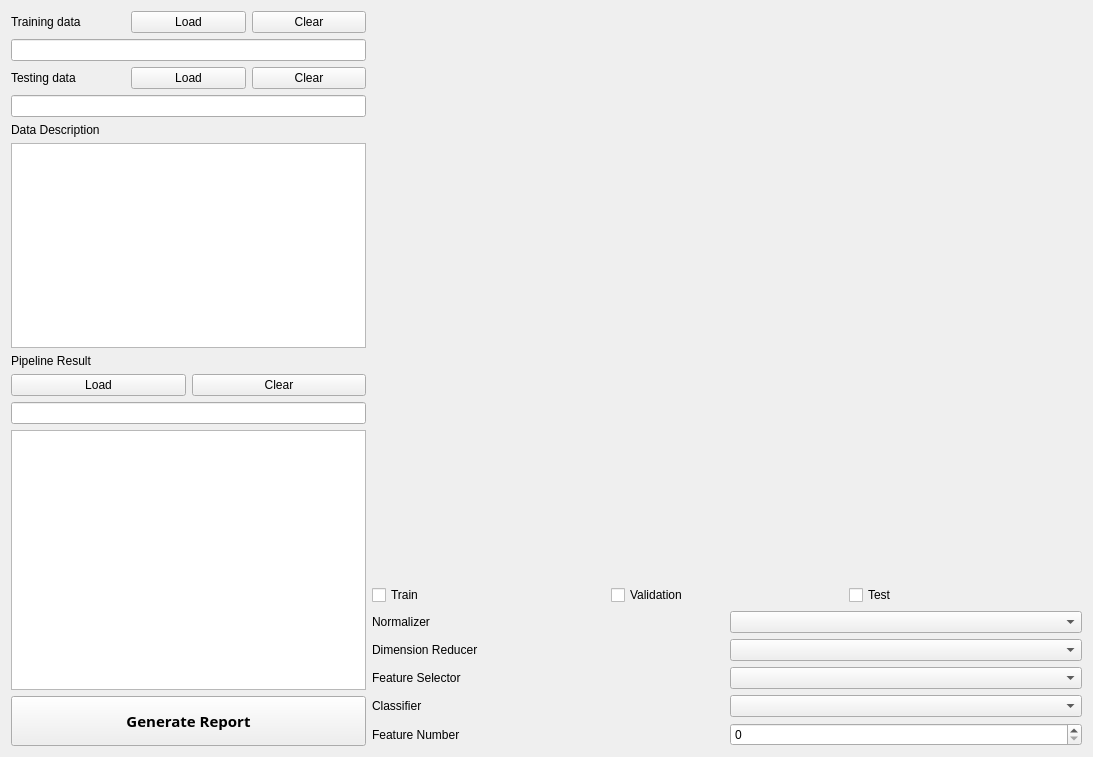
<?xml version="1.0" encoding="UTF-8"?>
<ui version="4.0">
 <class>Report</class>
 <widget class="QWidget" name="Report">
  <property name="geometry">
   <rect>
    <x>0</x>
    <y>0</y>
    <width>1093</width>
    <height>757</height>
   </rect>
  </property>
  <property name="windowTitle">
   <string>Report</string>
  </property>
  <layout class="QGridLayout" name="gridLayout_2">
   <item row="0" column="0">
    <layout class="QHBoxLayout" name="horizontalLayout_5" stretch="1,2">
     <item>
      <layout class="QVBoxLayout" name="verticalLayout_8" stretch="0,0,0">
       <item>
        <layout class="QVBoxLayout" name="verticalLayout">
         <item>
          <layout class="QVBoxLayout" name="verticalLayout_5">
           <item>
            <layout class="QVBoxLayout" name="verticalLayout_3">
             <item>
              <layout class="QHBoxLayout" name="horizontalLayout_2">
               <item>
                <widget class="QLabel" name="label">
                 <property name="text">
                  <string>Training data</string>
                 </property>
                </widget>
               </item>
               <item>
                <widget class="QPushButton" name="buttonLoadTrainingData">
                 <property name="text">
                  <string>Load</string>
                 </property>
                </widget>
               </item>
               <item>
                <widget class="QPushButton" name="buttonClearTrainingData">
                 <property name="text">
                  <string>Clear</string>
                 </property>
                </widget>
               </item>
              </layout>
             </item>
             <item>
              <widget class="QLineEdit" name="lineEditTrainingData">
               <property name="readOnly">
                <bool>true</bool>
               </property>
              </widget>
             </item>
            </layout>
           </item>
           <item>
            <layout class="QVBoxLayout" name="verticalLayout_4">
             <item>
              <layout class="QHBoxLayout" name="horizontalLayout_3">
               <item>
                <widget class="QLabel" name="label_2">
                 <property name="text">
                  <string>Testing data</string>
                 </property>
                </widget>
               </item>
               <item>
                <widget class="QPushButton" name="buttonLoadTestingData">
                 <property name="text">
                  <string>Load</string>
                 </property>
                </widget>
               </item>
               <item>
                <widget class="QPushButton" name="buttonClearTestingData">
                 <property name="text">
                  <string>Clear</string>
                 </property>
                </widget>
               </item>
              </layout>
             </item>
             <item>
              <widget class="QLineEdit" name="lineEditTestingData">
               <property name="readOnly">
                <bool>true</bool>
               </property>
              </widget>
             </item>
            </layout>
           </item>
          </layout>
         </item>
         <item>
          <layout class="QVBoxLayout" name="verticalLayout_6">
           <item>
            <widget class="QLabel" name="label_3">
             <property name="text">
              <string>Data Description</string>
             </property>
            </widget>
           </item>
           <item>
            <widget class="QTextEdit" name="textEditDataDescription"/>
           </item>
          </layout>
         </item>
        </layout>
       </item>
       <item>
        <layout class="QVBoxLayout" name="verticalLayout_2">
         <item>
          <widget class="QLabel" name="label_4">
           <property name="text">
            <string>Pipeline Result</string>
           </property>
          </widget>
         </item>
         <item>
          <layout class="QHBoxLayout" name="horizontalLayout">
           <item>
            <widget class="QPushButton" name="buttonLoadResult">
             <property name="text">
              <string>Load</string>
             </property>
            </widget>
           </item>
           <item>
            <widget class="QPushButton" name="buttonClearResult">
             <property name="text">
              <string>Clear</string>
             </property>
            </widget>
           </item>
          </layout>
         </item>
         <item>
          <widget class="QLineEdit" name="lineEditResultPath">
           <property name="readOnly">
            <bool>true</bool>
           </property>
          </widget>
         </item>
         <item>
          <widget class="QTextEdit" name="textEditDescription"/>
         </item>
        </layout>
       </item>
       <item>
        <widget class="QPushButton" name="buttonGenerate">
         <property name="minimumSize">
          <size>
           <width>0</width>
           <height>50</height>
          </size>
         </property>
         <property name="font">
          <font>
           <family>Adobe Devanagari</family>
           <pointsize>11</pointsize>
           <weight>75</weight>
           <bold>true</bold>
          </font>
         </property>
         <property name="text">
          <string>Generate Report</string>
         </property>
        </widget>
       </item>
      </layout>
     </item>
     <item>
      <layout class="QVBoxLayout" name="verticalLayout_7" stretch="15,1,5">
       <item>
        <widget class="MatplotlibWidget" name="canvasROC" native="true">
         <property name="minimumSize">
          <size>
           <width>400</width>
           <height>400</height>
          </size>
         </property>
        </widget>
       </item>
       <item>
        <layout class="QHBoxLayout" name="horizontalLayout_4">
         <item>
          <widget class="QCheckBox" name="checkROCTrain">
           <property name="text">
            <string>Train</string>
           </property>
          </widget>
         </item>
         <item>
          <widget class="QCheckBox" name="checkROCValidation">
           <property name="text">
            <string>Validation</string>
           </property>
          </widget>
         </item>
         <item>
          <widget class="QCheckBox" name="checkROCTest">
           <property name="text">
            <string>Test</string>
           </property>
          </widget>
         </item>
        </layout>
       </item>
       <item>
        <layout class="QGridLayout" name="gridLayout">
         <item row="2" column="0">
          <widget class="QLabel" name="label_8">
           <property name="text">
            <string>Feature Selector</string>
           </property>
          </widget>
         </item>
         <item row="2" column="1">
          <widget class="QComboBox" name="comboFeatureSelector"/>
         </item>
         <item row="4" column="0">
          <widget class="QLabel" name="label_10">
           <property name="text">
            <string>Feature Number</string>
           </property>
          </widget>
         </item>
         <item row="3" column="0">
          <widget class="QLabel" name="label_9">
           <property name="text">
            <string>Classifier</string>
           </property>
          </widget>
         </item>
         <item row="1" column="1">
          <widget class="QComboBox" name="comboDimensionReduction"/>
         </item>
         <item row="1" column="0">
          <widget class="QLabel" name="label_7">
           <property name="text">
            <string>Dimension Reducer</string>
           </property>
          </widget>
         </item>
         <item row="0" column="1">
          <widget class="QComboBox" name="comboNormalizer"/>
         </item>
         <item row="0" column="0">
          <widget class="QLabel" name="label_6">
           <property name="text">
            <string>Normalizer</string>
           </property>
          </widget>
         </item>
         <item row="3" column="1">
          <widget class="QComboBox" name="comboClassifier"/>
         </item>
         <item row="4" column="1">
          <widget class="QSpinBox" name="spinBoxFeatureNumber"/>
         </item>
        </layout>
       </item>
      </layout>
     </item>
    </layout>
   </item>
  </layout>
 </widget>
 <customwidgets>
  <customwidget>
   <class>MatplotlibWidget</class>
   <extends>QWidget</extends>
   <header location="global">MatplotlibWidget.h</header>
   <container>1</container>
  </customwidget>
 </customwidgets>
 <resources/>
 <connections/>
</ui>
